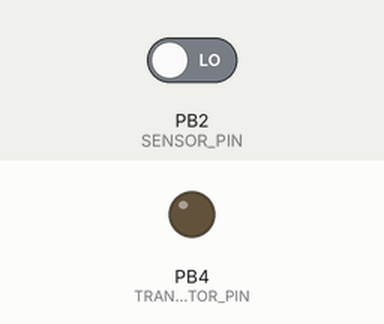
A sketch run on a simulated ATtiny85, built with avr-gcc and run on an emulated ATtiny85. Shown: output pins drawn as LEDs (lit = HIGH). The inputs (shaded band) are chosen by the test bench; at power-on: PB2 (SENSOR_PIN) LOW.

Above: at 1.8 s.
1.9 s: PB2 (SENSOR_PIN) driven HIGH
At 2.4 s:
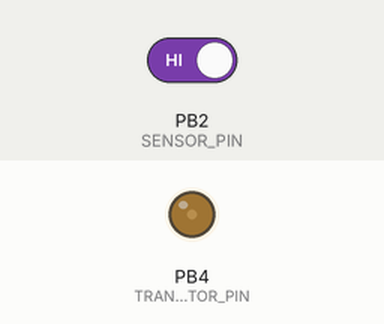
At 2.9 s:
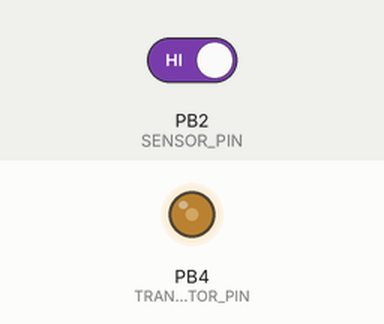
4.9 s: PB2 (SENSOR_PIN) driven LOW
At 5.6 s:
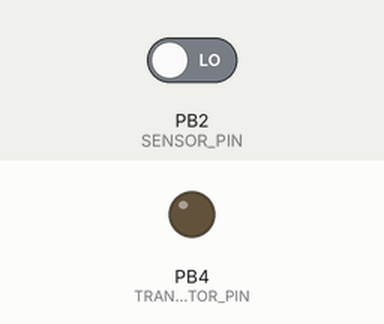
Timing chart, 0 to 7.9 s (numbered marks = the images above; inputs shaded):
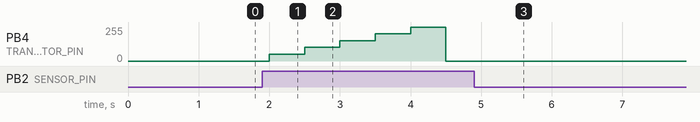

The sketch:

LEDStripController.ino
```cpp
/*
  ╔------------------------------------------------------------╗
  ║               5 Levels LED strip controller                ║
  ╠------------------------------------------------------------╣
  ║ A simple LED strip controller project based on Digispark   ║
  ║ ATtiny85, also using a capacitive touch sensor and a MOSFET║
  ║ transistor.                                                ║
  ╠------------------------------------------------------------╣
  ║ Filename: LEDStripController.ino                           ║
  ║ Last modified: 22 March 2017 by Leonardo Sposina.          ║
  ╚------------------------------------------------------------╝
*/

const byte SENSOR_PIN = 2;
const byte TRANSISTOR_PIN = 4;
const byte INTENSITY_LEVELS = 5;
const byte MIN_INTENSITY = 255 / INTENSITY_LEVELS;

byte touchCount = 0;

void setup() {
  pinMode(SENSOR_PIN, INPUT);
  pinMode(TRANSISTOR_PIN, OUTPUT);
}

void loop() {
  if (digitalRead(SENSOR_PIN)) {
    if (touchCount < INTENSITY_LEVELS) {
      touchCount++;
    } else {
      touchCount = 0;
    }
    byte ledIntensity = MIN_INTENSITY * touchCount;
    analogWrite(TRANSISTOR_PIN, ledIntensity);
  }
  delay(500);
}
```

Measured:
- after the input at 1.9 s, PB4 (TRANSISTOR_PIN): rises from 0/255 to 255/255 in 2.0 s, then falls to 0/255 in 0.50 s
- after the input at 4.9 s, PB4 (TRANSISTOR_PIN): stops changing and stays 0/255
